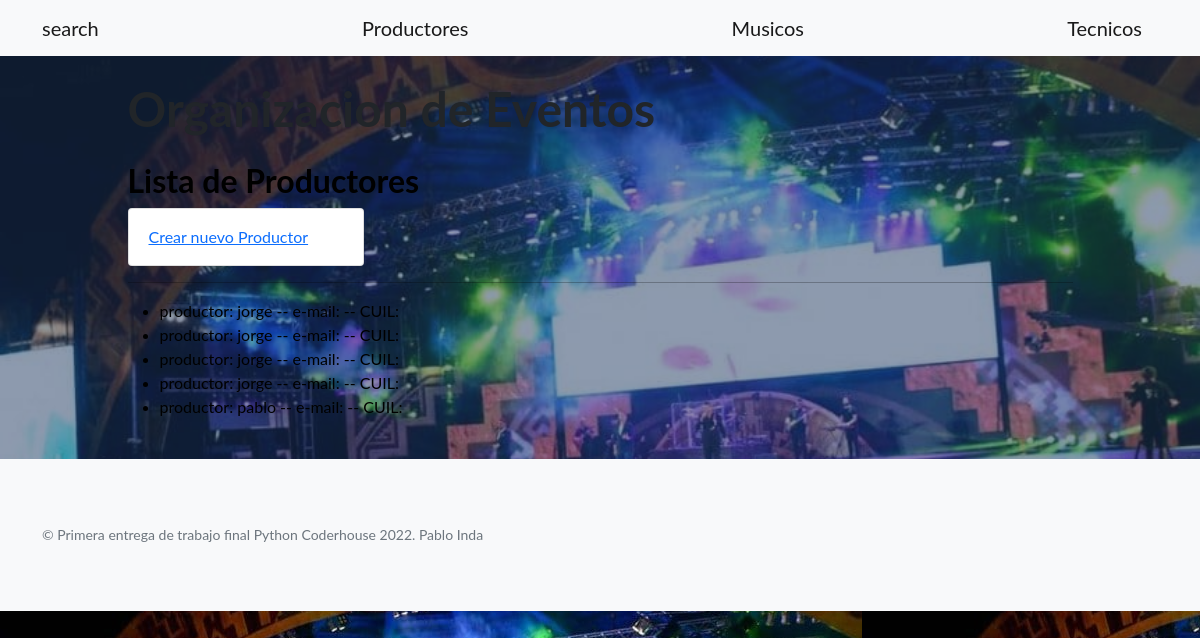
Page /evento_artistico/Productores on the committed database.
### evento_artistico/models.py (models this page shows)
class Productores(models.Model):
    nombre = models.CharField(max_length=40)
    apellido = models.CharField(max_length=40)
    email = models.EmailField()
    cuil = models.IntegerField()

### evento_artistico/views.py (the view)
# urls.py: path('Productores', views.productores, name='productores'),
def productores(request):
    productores = Productores.objects.all()
    context_dict = {
        'productores': productores
    }
    return render(
        request=request,
        context=context_dict,
        template_name="evento_artistico/productores.html"
    )

### evento_artistico/templates/evento_artistico/productores.html
{% extends "evento_artistico/index.html" %}
{% load static %}
{% block contenidoQueCambia %}
<h2>Lista de Productores</h2>
<a class="card_custom" href="{% url 'productoresform' %}">Crear nuevo Productor</a>
<hr></hr>
<ul>
    {% for productor in productores %}
        <li>
            productor: {{productor.nombre}} {{profesor.apellido}}
            -- e-mail: {{profesor.email}}
            -- CUIL: {{profesor.cuil}}
        </li>
    {% endfor %}
</ul>
{% endblock %}

### rows in the picture
Productores: nombre "jorge"
Productores: nombre "jorge"
Productores: nombre "jorge"
Productores: nombre "jorge"
Productores: nombre "pablo"
